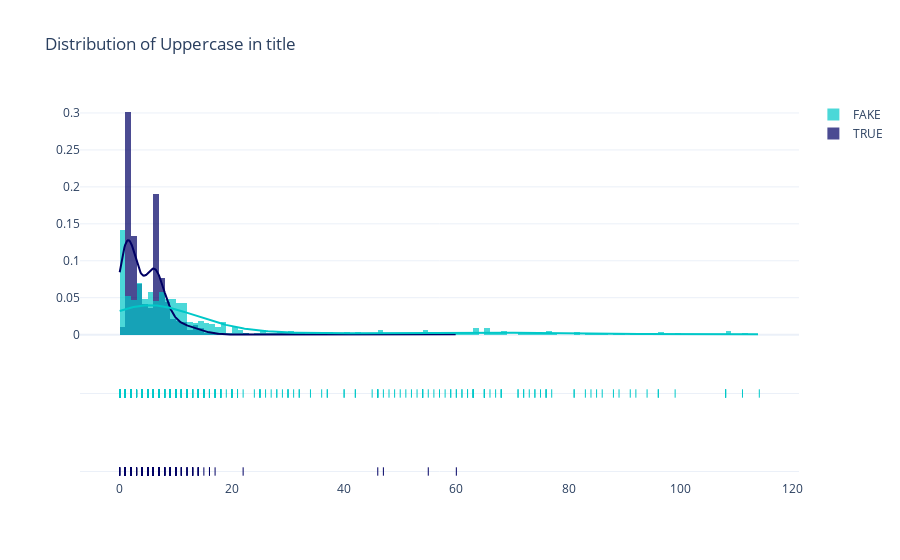

Notebook code cell kept with this figure:
### Markdown cell above
## Capital Letters in Title
### • Count the number of capital letters in each title.
### • Compute the percentage of capital letters in each article body rather than simply counting the number, because the length of the articles are very different.

### Code cell
dataset['title_num_uppercase'] = dataset['title'].str.count(r'[A-Z]')
dataset['text_num_uppercase'] = dataset['text'].str.count(r'[A-Z]')
dataset['text_len'] = dataset['text'].str.len()
dataset['text_pct_uppercase'] = dataset.text_num_uppercase.div(dataset.text_len)

x1 = dataset.loc[dataset['label']=='TRUE']['title_num_uppercase']
x2 = dataset.loc[dataset['label'] == 'FAKE']['title_num_uppercase']
group_labels = ['TRUE', 'FAKE']
colors = ['rgb(0, 0, 100)', 'rgb(0, 200, 200)']

fig = ff.create_distplot(
    [x1, x2], group_labels,colors=colors)

fig.update_layout(title_text='Distribution of Uppercase in title', template="plotly_white")
fig.show()

### Figure 1 — Plotly figure (JSON) as saved in the notebook; plotly's stock layout.template omitted (floating-point values rounded to 4 significant figures; data arrays with more than 128 entries replaced by an {"elided": "..."} marker saying what was removed)
{"data": [{"autobinx": false, "histnorm": "probability density", "legendgroup": "TRUE", "marker": {"color": "rgb(0, 0, 100)"}, "name": "TRUE", "opacity": 0.7, "type": "histogram", "x": {"elided": "586 int values"}, "xaxis": "x", "xbins": {"end": 60, "size": 1, "start": 0}, "yaxis": "y"}, {"autobinx": false, "histnorm": "probability density", "legendgroup": "FAKE", "marker": {"color": "rgb(0, 200, 200)"}, "name": "FAKE", "opacity": 0.7, "type": "histogram", "x": {"elided": "578 int values"}, "xaxis": "x", "xbins": {"end": 114, "size": 1, "start": 0}, "yaxis": "y"}, {"legendgroup": "TRUE", "marker": {"color": "rgb(0, 0, 100)"}, "mode": "lines", "name": "TRUE", "showlegend": false, "type": "scatter", "x": {"elided": "500 float values"}, "xaxis": "x", "y": {"elided": "500 float values"}, "yaxis": "y"}, {"legendgroup": "FAKE", "marker": {"color": "rgb(0, 200, 200)"}, "mode": "lines", "name": "FAKE", "showlegend": false, "type": "scatter", "x": {"elided": "500 float values"}, "xaxis": "x", "y": {"elided": "500 float values"}, "yaxis": "y"}, {"legendgroup": "TRUE", "marker": {"color": "rgb(0, 0, 100)", "symbol": "line-ns-open"}, "mode": "markers", "name": "TRUE", "showlegend": false, "type": "scatter", "x": {"elided": "586 int values"}, "xaxis": "x", "y": {"elided": "586 str values"}, "yaxis": "y2"}, {"legendgroup": "FAKE", "marker": {"color": "rgb(0, 200, 200)", "symbol": "line-ns-open"}, "mode": "markers", "name": "FAKE", "showlegend": false, "type": "scatter", "x": {"elided": "578 int values"}, "xaxis": "x", "y": {"elided": "578 str values"}, "yaxis": "y2"}], "layout": {"barmode": "overlay", "hovermode": "closest", "legend": {"traceorder": "reversed"}, "title": {"text": "Distribution of Uppercase in title"}, "xaxis": {"anchor": "y2", "domain": [0, 1], "zeroline": false}, "yaxis": {"anchor": "free", "domain": [0.35, 1], "position": 0}, "yaxis2": {"anchor": "x", "domain": [0, 0.25], "dtick": 1, "showticklabels": false}}}
